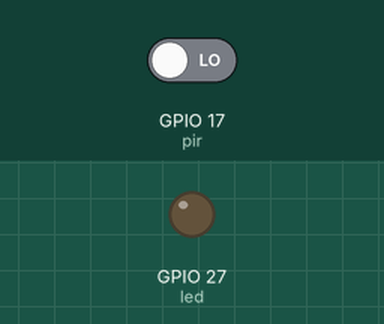
Bench run of a program on a simulated Raspberry Pi (BCM pin numbers). Parts: output pins drawn as LEDs (lit = HIGH). The inputs (shaded band) are chosen by the test bench; at power-on: GPIO 17 (pir) LOW.

Above: at 1.2 s.
1.3 s: GPIO 17 (pir) driven HIGH
At 2.3 s:
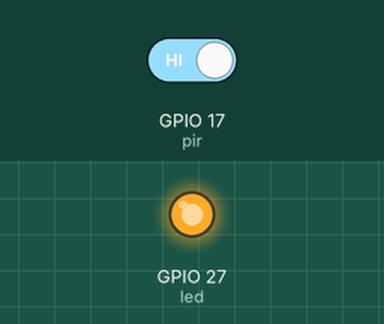
2.8 s: GPIO 17 (pir) driven LOW
At 3.5 s:
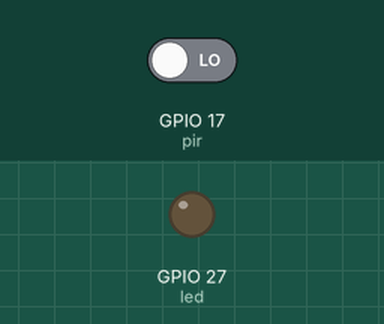
Timing chart, 0 to 5.8 s (numbered marks = the images above; inputs shaded):
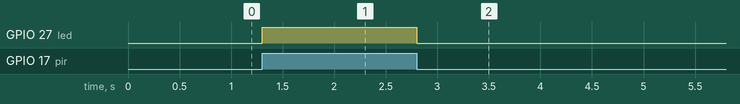

The program:

motion-led.py
```python
#import libraries
from gpiozero import MotionSensor, LED
from signal import pause

#Define the sensor and LED
pir = MotionSensor(17)
led = LED(27)

#Turn LED on or off based on motion
pir.when_motion = led.on
pir.when_no_motion = led.off

#Code should run indefinitely
pause()
```

Measured:
- after the input at 1.3 s, GPIO 27 (led): LOW → HIGH at once
- after the input at 2.8 s, GPIO 27 (led): HIGH → LOW at once
